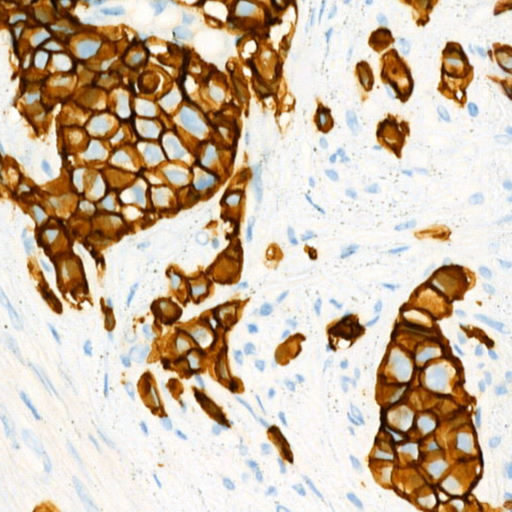
#> input picture Modelo/HER2Classification/3a95c331cff7edc64e42064abbca422521e0b688.png, 512 x 512 px; its folder holds only this picture in this run
$ python -i filtro-tincionHLS.py   (imports and definitions only)
#> lines starting #> are read from the running program, lines starting #| are printed output that depends on the picture; after the words box and inside, x2 and y2 are one past the last pixel; in counts of white or black regions, pixels touching at a corner belong together
#> further down, picture is the input picture: shape (512, 512, 3); mean B, G, R 168, 187.4, 205
import cv2, os, glob, sys
import numpy as np

def detectar_colores_azules(imagen):
    # Convertir la imagen a espacio de color HLS
    imagen_hls = cv2.cvtColor(imagen, cv2.COLOR_BGR2HLS)
#> imagen_hls: shape (512, 512, 3); mean of channels 0, 1, 2 38.4, 186.8, 119.3

    # Definir los rangos de color para el azul en el espacio HLS
    rango_bajo = np.array([80, 30, 30], dtype=np.uint8)
    rango_alto = np.array([150, 240, 240], dtype=np.uint8)

    # Aplicar una máscara para encontrar los píxeles azules
    mascara = cv2.inRange(imagen_hls, rango_bajo, rango_alto)
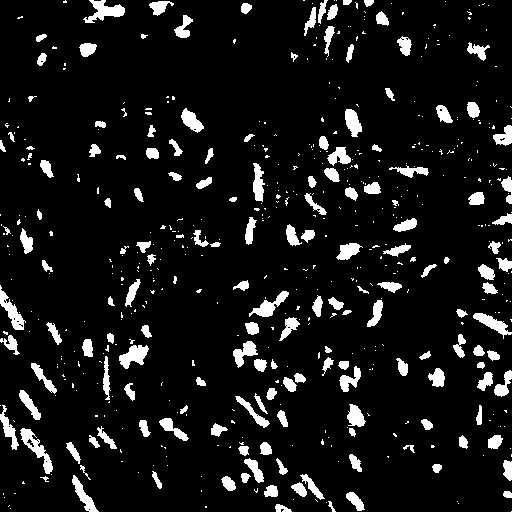
#> mascara: shape (512, 512); 8.9% white; 559 white regions (392 under 20 px), largest, box (x1, y1, x2, y2) and area: (20, 428, 53, 474) 469, (83, 0, 125, 23) 461, (119, 345, 149, 369) 413

    # Aplicar la máscara a la imagen original
    resultado = cv2.bitwise_and(imagen, imagen, mask=mascara)
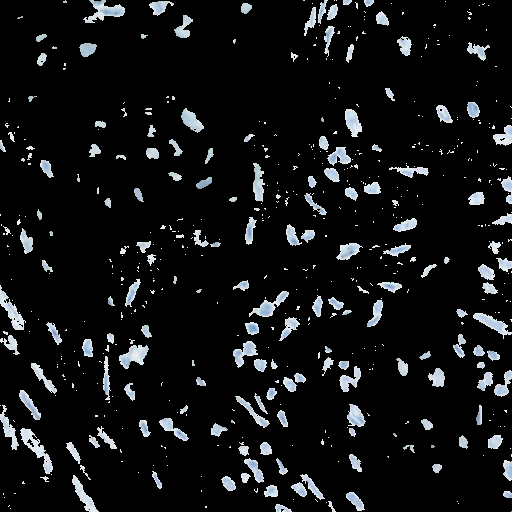
#> resultado: shape (512, 512, 3); mean B, G, R 20.3, 19.3, 18.2

    return resultado

def detectar_colores_cafes(imagen):
    # Convertir la imagen a espacio de color HLS
    imagen_hls = cv2.cvtColor(imagen, cv2.COLOR_BGR2HLS)

    # Definir los rangos de color para el café/marrón en el espacio HLS
    rango_bajo = np.array([10, 20, 20], dtype=np.uint8)
    rango_alto = np.array([50, 200, 200], dtype=np.uint8)

    # Aplicar una máscara para encontrar los píxeles cafés/marrones
    mascara = cv2.inRange(imagen_hls, rango_bajo, rango_alto)

    # Aplicar la máscara a la imagen original
    resultado = cv2.bitwise_and(imagen, imagen, mask=mascara)

    return resultado

def contar_pixeles(imagen):
    # Convertir la imagen a escala de grises
    imagen_gris = cv2.cvtColor(imagen, cv2.COLOR_BGR2GRAY)

    # Aplicar umbralización para obtener una imagen binaria
    _, imagen_binaria = cv2.threshold(imagen_gris, 0, 255, cv2.THRESH_BINARY)

    # Contar los píxeles cafés en la imagen binaria
    cantidad_pixeles = cv2.countNonZero(imagen_binaria)

    return cantidad_pixeles

def cargar_parches(patches_dir):

    # load all WSI from patches_dir
    if not os.path.exists(patches_dir):
        return []
    patches = glob.glob("{}/*.png".format(patches_dir), recursive=True)
    return patches # rutas en una lista

def calcular_media(lista):
    suma = sum(lista)
    media = suma / len(lista)
    return media

# ----------------------------------------------------------------------------------------------
# ---------------------------------------- MAIN ------------------------------------------------
# ----------------------------------------------------------------------------------------------

patches_dir = "/home/nyzcke/Escritorio/Memoria/Filtrado/1"
rutas_parches = cargar_parches(patches_dir)

list_calificacion = []
# [36 lines not run here, left out]

>>> import cv2
>>> picture = cv2.imread('../HER2Classification/3a95c331cff7edc64e42064abbca422521e0b688.png')
>>> result = detectar_colores_azules(picture)
